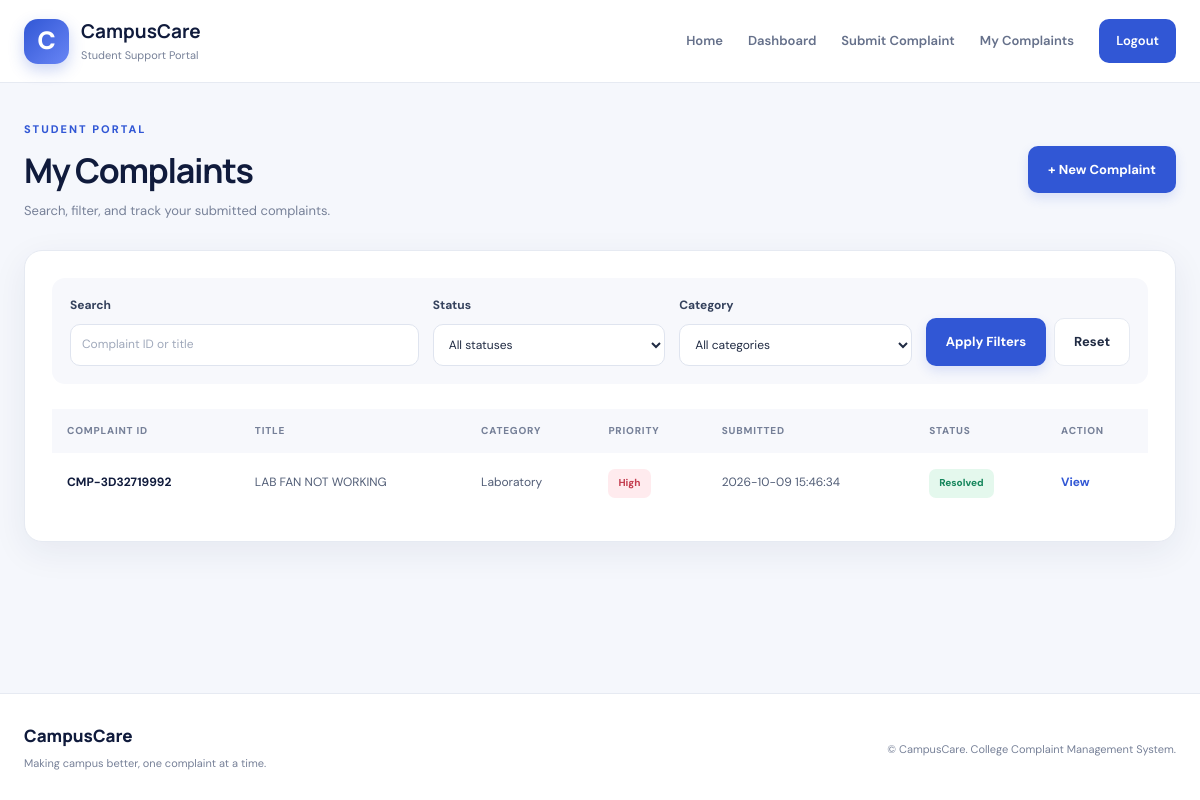
Screenshot of /complaints (signed in) with the database file from the repository.
### tables this page shows
CREATE TABLE complaints (
                id INTEGER PRIMARY KEY AUTOINCREMENT,
                complaint_code TEXT UNIQUE NOT NULL,
                student_id INTEGER NOT NULL,
                title TEXT NOT NULL,
                category TEXT NOT NULL,
                location TEXT NOT NULL,
                description TEXT NOT NULL,

                priority TEXT NOT NULL DEFAULT 'Medium'
                    CHECK(priority IN ('Low', 'Medium', 'High')),

                status TEXT NOT NULL DEFAULT 'Pending'
                    CHECK(status IN (
                        'Pending',
                        'In Progress',
                        'Resolved',
                        'Rejected'
                    )),

                admin_response TEXT DEFAULT '',
                created_at TIMESTAMP DEFAULT CURRENT_TIMESTAMP,
                updated_at TIMESTAMP DEFAULT CURRENT_TIMESTAMP,

                FOREIGN KEY(student_id)
                    REFERENCES students(id)
                    ON DELETE RESTRICT
            );

### app.py (the view)
@app.route("/complaints")
@student_required
def my_complaints():
    search = request.args.get("search", "").strip()
    status = request.args.get("status", "")
    category = request.args.get("category", "")
    query = """
        SELECT *
        FROM complaints
        WHERE student_id = ?
    """
    parameters = [session["student_id"]]
    if search:
        query += " AND (complaint_code LIKE ? OR title LIKE ?)"
        parameters.extend([f"%{search}%", f"%{search}%"])
    if status in STATUSES:
        query += " AND status = ?"
        parameters.append(status)
    if category in CATEGORIES:
        query += " AND category = ?"
        parameters.append(category)
    query += " ORDER BY created_at DESC, id DESC"
    complaints = fetch_all(query, tuple(parameters))
    return render_template(
        "complaints.html",
        complaints=complaints,
        search=search,
        selected_status=status,
        selected_category=category,
        statuses=STATUSES,
        categories=CATEGORIES
    )

### app.py (called while the page is built)
def fetch_all(query, parameters=()):
    connection = get_db()
    try:
        return connection.execute(
            query, parameters
        ).fetchall()
    finally:
        connection.close()

def student_required(function):
    @wraps(function)
    def wrapper(*args, **kwargs):
        if not session.get("student_id"):
            flash("Please log in to continue.", "warning")
            return redirect(url_for("login"))
        return function(*args, **kwargs)
    return wrapper

### database.py (called while the page is built)
def get_db():
    connection = sqlite3.connect(
        current_app.config["DATABASE"],
        timeout=10
    )
    connection.row_factory = sqlite3.Row
    connection.execute("PRAGMA foreign_keys = ON")
    return connection

### templates/complaints.html (shortened to what this page needs)
{% extends "base.html" %}
{% block content %}
<section class="page-heading">
    <div>
        <span class="eyebrow">STUDENT PORTAL</span>
        <h1>My Complaints</h1>
        <p>Search, filter, and track your submitted complaints.</p>
    </div>
    <a href="{{ url_for('submit_complaint') }}" class="btn btn-primary">
        + New Complaint
    </a>
</section>
<section class="content-card">
    <form method="GET" class="filter-bar">
        <div class="form-group filter-search">
            <label for="search">Search</label>
            <input
                id="search"
                name="search"
                value="{{ search }}"
                placeholder="Complaint ID or title"
            >
        </div>
        <div class="form-group">
            <label for="status">Status</label>
            <select id="status" name="status">
                <option value="">All statuses</option>
            </select>
        </div>
        <div class="form-group">
            <label for="category">Category</label>
            <select id="category" name="category">
                <option value="">All categories</option>
            </select>
        </div>
        <div class="filter-actions">
            <button type="submit" class="btn btn-primary">
                Apply Filters
            </button>
            <a href="{{ url_for('my_complaints') }}" class="btn btn-outline">
                Reset
            </a>
        </div>
    </form>
    {% if complaints %}
        <div class="table-wrap">
            <table>
                <thead>
                    <tr>
                        <th>Complaint ID</th>
                        <th>Title</th>
                        <th>Category</th>
                        <th>Priority</th>
                        <th>Submitted</th>
                        <th>Status</th>
                        <th>Action</th>
                    </tr>
                </thead>
                <tbody>
                    {% for complaint in complaints %}
                        <tr>
                            <td>
                                <strong>{{ complaint.complaint_code }}</strong>
                            </td>
                            <td>{{ complaint.title }}</td>
                            <td>{{ complaint.category }}</td>
                            <td>
                                <span class="badge priority-{{ complaint.priority|lower }}">
                                    {{ complaint.priority }}
                                </span>
                            </td>
                            <td>{{ complaint.created_at }}</td>
                            <td>
                                <span class="badge status-{{ complaint.status|lower|replace(' ', '-') }}">
                                    {{ complaint.status }}
                                </span>
                            </td>
                            <td>
                                <a
                                    href="{{ url_for('complaint_detail', complaint_id=complaint.id) }}"
                                    class="table-link"
                                >
                                    View
                                </a>
                            </td>
                        </tr>
                    {% endfor %}
                </tbody>
            </table>
        </div>
    {% endif %}
</section>
{% endblock %}

### static/css/style.css (style rules this page uses)
:root { --primary: #3157d5; --primary-dark: #2445b7; --navy: #101b3c; --navy-light: #1d2b52; --text: #202b43; --muted: #778198; --background: #f5f7fc; --white: #ffffff; --border: #e6eaf2; --green: #16865c; --orange: #d77a19; --red: #d64a5a; --purple: #7958d8; --shadow: 0 10px 35px rgba(29, 44, 83, 0.07); --radius: 18px; }
* { margin: 0; padding: 0; box-sizing: border-box; }
html { scroll-behavior: smooth; }
body { min-height: 100vh; display: flex; flex-direction: column; background: var(--background); color: var(--text); font-family: 'DM Sans', sans-serif; font-size: 14px; line-height: 1.65; }
a { color: inherit; text-decoration: none; }
button, input, select, textarea { font: inherit; }
button, select { cursor: pointer; }
h1, h2, h3, h4 { font-family: 'Manrope', sans-serif; color: var(--navy); line-height: 1.3; }
h1 { font-size: clamp(30px, 4vw, 43px); letter-spacing: -1.3px; }
p { color: var(--muted); }
.eyebrow { display: inline-block; color: var(--primary); font-size: 11px; font-weight: 800; letter-spacing: 2px; }
.btn { min-height: 44px; display: inline-flex; align-items: center; justify-content: center; gap: 8px; padding: 12px 19px; border: 1px solid transparent; border-radius: 10px; font-size: 13px; font-weight: 700; transition: transform 0.2s, background 0.2s, box-shadow 0.2s; }
.btn-primary { color: white; background: var(--primary); box-shadow: 0 5px 12px rgba(49, 87, 213, 0.15); }
.btn-outline { color: var(--text); background: white; border-color: var(--border); }
.page-heading { display: flex; align-items: center; justify-content: space-between; gap: 20px; margin-bottom: 28px; }
.page-heading h1 { margin: 8px 0; font-size: 34px; }
.page-heading p { font-size: 13px; }
.content-card { padding: 27px; border: 1px solid var(--border); border-radius: var(--radius); background: white; box-shadow: var(--shadow); }
.text-link, .table-link { color: var(--primary); font-weight: 700; font-size: 12px; }
.table-wrap { width: 100%; overflow-x: auto; }
table { width: 100%; border-collapse: collapse; text-align: left; white-space: nowrap; }
thead { background: #f7f8fc; }
th { padding: 14px 15px; color: #768098; font-size: 10px; font-weight: 800; text-transform: uppercase; letter-spacing: 0.8px; }
td { padding: 16px 15px; border-bottom: 1px solid #eef0f6; color: #515d76; font-size: 12px; }
tbody tr:last-child td { border-bottom: 0; }
td strong { color: var(--navy); }
.badge { display: inline-flex; align-items: center; padding: 6px 10px; border-radius: 7px; font-size: 10px; font-weight: 800; white-space: nowrap; }
.status-resolved { color: #16865c; background: #e4f8ed; }
.priority-high { color: #c43e50; background: #ffebee; }
.form-group { display: flex; flex-direction: column; gap: 8px; margin-bottom: 19px; }
.form-group label { color: #34415c; font-size: 12px; font-weight: 700; }
.form-group input, .form-group select, .form-group textarea { width: 100%; min-height: 47px; padding: 12px 14px; border: 1px solid #dfe4ef; border-radius: 10px; outline: none; color: var(--text); background: white; transition: border-color 0.2s, box-shadow 0.2s; }
.form-group input::placeholder, .form-group textarea::placeholder { color: #a0a9bb; }
.filter-bar { display: flex; align-items: flex-end; gap: 14px; margin-bottom: 25px; padding: 18px; border-radius: 13px; background: #f7f8fc; }
.filter-bar .form-group { min-width: 145px; flex: 1; margin: 0; }
.filter-bar .filter-search { flex: 1.5; }
.filter-bar .form-group input, .filter-bar .form-group select { min-height: 42px; padding: 9px 11px; font-size: 12px; }
.filter-actions { display: flex; gap: 8px; }

### rows the page displays
complaints: complaint_code "CMP-3D32719992", title "LAB FAN NOT WORKING", category "Laboratory", priority "High", created_at "2026-10-09 15:46:34", status "Resolved"
